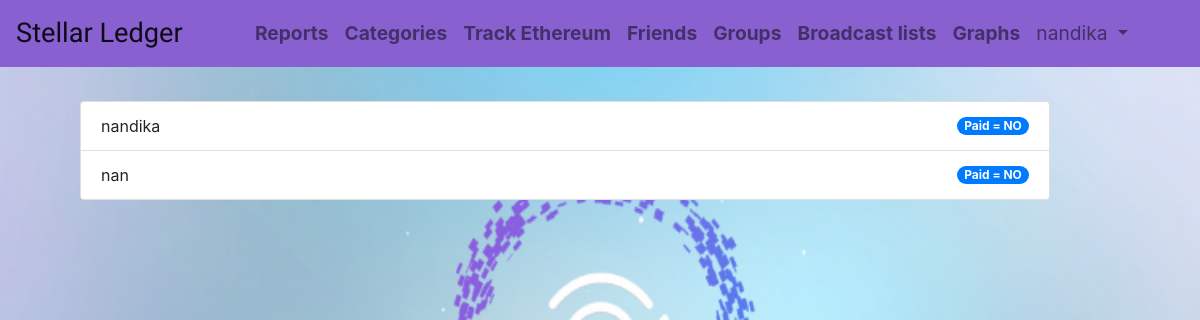
/friends/viewgroupmem/3/ (signed in), run on the app's committed database.
### friends/models.py (models this page shows)
class UserGroup(models.Model):
    Ch = [
        ('YES', 'YES'),
        ('NO', 'NO')
    ]
    user = models.ForeignKey(User, on_delete=models.DO_NOTHING)
    group = models.ForeignKey(Group, on_delete=models.CASCADE)
    paid = models.CharField(max_length=3, choices=Ch, default='NO')

### friends/views.py (called while the page is built)
@verified_email_required
def viewgroupmem(request, id):
    g = Group.objects.get(id=id)
    u = UserGroup.objects.filter(group=g)
    return render(request, 'friends/viewmem.html', {
        'u': u
    })

### templates/friends/viewmem.html
{% extends '../base.html' %}
{% block content %}
{% include '../navbar.html' %}
<br>
<ul class="list-group padding">
    {% for g in u %}
    <li class="list-group-item d-flex justify-content-between align-items-center">
        {{g.user.username}}
    <span class="badge badge-primary badge-pill">Paid = {{ g.paid }}</span>
    </li>
    {% endfor %}
</ul>
<br>
<br>
{% endblock %}

### templates/navbar.html (shortened to what this page needs)
{% extends './base.html' %}
{% block navbar %}
<nav class="navbar navbar-expand-lg navbar-light" style="background-color: #8860d0;">
    <a style="font-family: Sofia, sans-serif; font-size: 170%;" class="navbar-brand" href="{% url 'home' %}">Stellar Ledger</a>
    <div class="collapse navbar-collapse justify-content-center" id="navbarNavDropdown" style=" font-size: 120%; font-weight: bold;">
      <ul class="navbar-nav">
        <li class="nav-item">
          <a class="nav-link" href="{% url 'viewTransaction' %}">Reports</a>
        </li>
        <li class="nav-item">
          <a class="nav-link" href="{% url 'viewCategories' %}">Categories</a>
        </li>
        <li class="nav-item">
          <a class="nav-link" href="#">Track Ethereum</a>
        </li>
        <li class="nav-item">
          <a class="nav-link" href="{% url 'viewFriend' %}">Friends</a>
        </li>
        <li class="nav-item">
          <a class="nav-link" href="#broadcast">Groups</a>
        </li>
        <li class="nav-item">
          <a class="nav-link" href="#broadcast">Broadcast lists</a>
        </li>
        <li class="nav-item">
          <a class="nav-link" href="#graph">Graphs</a>
        </li>
        {% if user.is_authenticated %}
        <li class="nav-item dropdown">
          <button class="nav-link dropdown-toggle" onclick="dropdown()" data-toggle="dropdown" aria-haspopup="true" aria-expanded="false" style="background-color: #8860d0;">
            {{ user.username }}
          </button>
        </li>
        {% else %}
        <li class="nav-item">
          <a class="nav-link" href="{% url 'account_login' %}">login</a>
        </li>
        {% endif %}
      </ul>
    </div>
  </nav>
{% endblock %}

### static/styles.css (style rules this page uses)
.padding { margin-top: 10px; margin-bottom: 10px; margin-right: 150px; margin-left: 80px; }
button { border: none; }

### data on the page
UserGroup: user.username "nandika", paid "NO"
UserGroup: user.username "nan", paid "NO"

### other printed values
{{ user.username }} "nandika"
